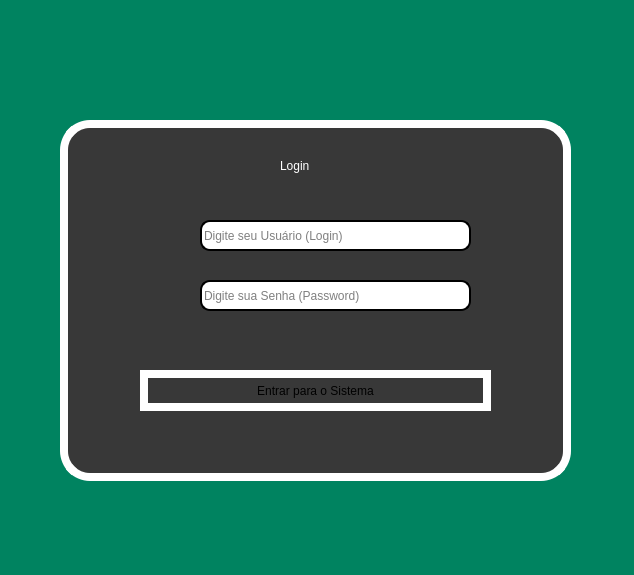
<?xml version="1.0" encoding="UTF-8"?>
<ui version="4.0">
 <class>MainWindow</class>
 <widget class="QMainWindow" name="MainWindow">
  <property name="geometry">
   <rect>
    <x>0</x>
    <y>0</y>
    <width>634</width>
    <height>575</height>
   </rect>
  </property>
  <property name="windowTitle">
   <string>Login Sistema - YanCode</string>
  </property>
  <property name="styleSheet">
   <string notr="true">background-color: rgb(0, 131, 96);</string>
  </property>
  <widget class="QWidget" name="centralwidget">
   <widget class="QWidget" name="verticalLayoutWidget">
    <property name="geometry">
     <rect>
      <x>60</x>
      <y>120</y>
      <width>511</width>
      <height>361</height>
     </rect>
    </property>
    <layout class="QVBoxLayout" name="verticalLayout">
     <item>
      <widget class="QFrame" name="frame">
       <property name="styleSheet">
        <string notr="true">border: 8px solid white;
border-radius: 30px;
background-color: rgb(56, 56, 56);</string>
       </property>
       <property name="frameShape">
        <enum>QFrame::StyledPanel</enum>
       </property>
       <property name="frameShadow">
        <enum>QFrame::Raised</enum>
       </property>
       <widget class="QLineEdit" name="lineEdit">
        <property name="geometry">
         <rect>
          <x>140</x>
          <y>100</y>
          <width>271</width>
          <height>31</height>
         </rect>
        </property>
        <property name="cursor">
         <cursorShape>PointingHandCursor</cursorShape>
        </property>
        <property name="styleSheet">
         <string notr="true">border: 2px solid black;
font: italic 10pt &quot;MS Sans Serif&quot;;
background-color: white;
border-radius: 10px;
</string>
        </property>
        <property name="placeholderText">
         <string>Digite seu Usuário (Login)</string>
        </property>
       </widget>
       <widget class="QLineEdit" name="lineEdit_2">
        <property name="geometry">
         <rect>
          <x>140</x>
          <y>160</y>
          <width>271</width>
          <height>31</height>
         </rect>
        </property>
        <property name="cursor">
         <cursorShape>PointingHandCursor</cursorShape>
        </property>
        <property name="layoutDirection">
         <enum>Qt::LeftToRight</enum>
        </property>
        <property name="styleSheet">
         <string notr="true">border: 2px solid black;
background-color: white;
border-radius: 10px;
font: italic 10pt &quot;MS Sans Serif&quot;;
</string>
        </property>
        <property name="echoMode">
         <enum>QLineEdit::Password</enum>
        </property>
        <property name="placeholderText">
         <string>Digite sua Senha (Password)</string>
        </property>
       </widget>
       <widget class="QLabel" name="label">
        <property name="geometry">
         <rect>
          <x>100</x>
          <y>100</y>
          <width>31</width>
          <height>31</height>
         </rect>
        </property>
        <property name="styleSheet">
         <string notr="true">border:none;</string>
        </property>
        <property name="text">
         <string/>
        </property>
        <property name="pixmap">
         <pixmap>img/imagem-login/usuario-white.png</pixmap>
        </property>
        <property name="scaledContents">
         <bool>true</bool>
        </property>
       </widget>
       <widget class="QLabel" name="label_2">
        <property name="geometry">
         <rect>
          <x>100</x>
          <y>160</y>
          <width>31</width>
          <height>31</height>
         </rect>
        </property>
        <property name="styleSheet">
         <string notr="true">border:none;</string>
        </property>
        <property name="text">
         <string/>
        </property>
        <property name="pixmap">
         <pixmap>img/imagem-login/senha-white.png</pixmap>
        </property>
        <property name="scaledContents">
         <bool>true</bool>
        </property>
       </widget>
       <widget class="QPushButton" name="pushButton">
        <property name="geometry">
         <rect>
          <x>80</x>
          <y>250</y>
          <width>351</width>
          <height>41</height>
         </rect>
        </property>
        <property name="cursor">
         <cursorShape>PointingHandCursor</cursorShape>
        </property>
        <property name="styleSheet">
         <string notr="true">border: 2px solid black;
color: rgb(255, 255, 255);
background-color: rgb(0, 131, 0);
font: 10pt &quot;Microsoft Tai Le&quot;;
border-radius: 15px;
QPushButton::hover{
background-color: rgb(255, 170, 0);
}</string>
        </property>
        <property name="text">
         <string>Entrar para o Sistema</string>
        </property>
       </widget>
       <widget class="QLabel" name="label_5">
        <property name="geometry">
         <rect>
          <x>220</x>
          <y>30</y>
          <width>61</width>
          <height>31</height>
         </rect>
        </property>
        <property name="styleSheet">
         <string notr="true">border:none;
color: rgb(255, 255, 255);
font: 19pt &quot;MV Boli&quot;;</string>
        </property>
        <property name="text">
         <string>Login</string>
        </property>
       </widget>
       <widget class="QLabel" name="label_4">
        <property name="geometry">
         <rect>
          <x>80</x>
          <y>310</y>
          <width>351</width>
          <height>31</height>
         </rect>
        </property>
        <property name="styleSheet">
         <string notr="true">border:none;
font: 75 italic 9pt  &quot;MS Sans Serif&quot;;
color: rgb(255, 0, 0);
border-radius: 15px;</string>
        </property>
        <property name="text">
         <string/>
        </property>
       </widget>
      </widget>
     </item>
    </layout>
   </widget>
   <widget class="QLabel" name="label_3">
    <property name="geometry">
     <rect>
      <x>240</x>
      <y>-20</y>
      <width>141</width>
      <height>121</height>
     </rect>
    </property>
    <property name="focusPolicy">
     <enum>Qt::NoFocus</enum>
    </property>
    <property name="styleSheet">
     <string notr="true">border:none;</string>
    </property>
    <property name="text">
     <string/>
    </property>
    <property name="pixmap">
     <pixmap>D:/LogosYanRodrigues/Yan-logo(preta)Nobackground.png</pixmap>
    </property>
    <property name="scaledContents">
     <bool>true</bool>
    </property>
   </widget>
  </widget>
  <widget class="QMenuBar" name="menubar">
   <property name="geometry">
    <rect>
     <x>0</x>
     <y>0</y>
     <width>634</width>
     <height>21</height>
    </rect>
   </property>
  </widget>
 </widget>
 <resources/>
 <connections/>
</ui>
